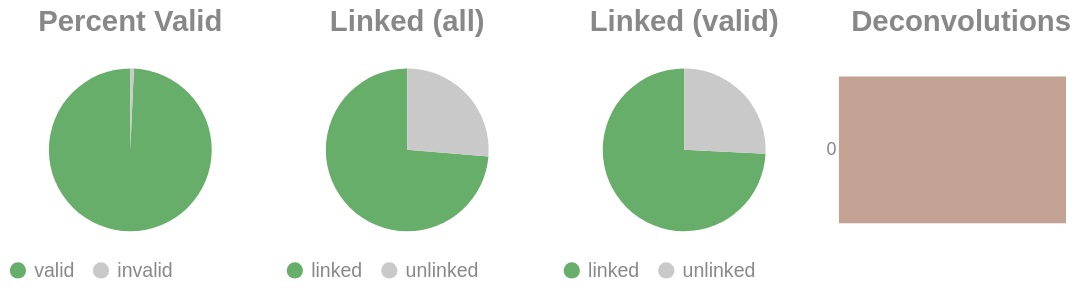

Write notebook code for a chart like this one.
### Code cell
if SKIPLR:
    pass
else:
    clash = Counter()
    for i in valids['molecule'].to_list():
        _mol = i.split("-")
        if len(_mol) == 1:
            clash.update('0')
        else:
            clash.update(_mol[-1])

    _d = {"deconvolutions": [], 'count': []}
    for k,v in clash.items():
        _d['deconvolutions'].append(k)
        _d['count'].append(v)

    tot_valid = valids['reads'].sum()
    mask = valids['reads'] >= 2
    n_linked_reads = valids.filter(mask)['reads'].sum()
    if n_linked_reads == 0:
        print_html("No linked molecules (>=2 reads) were detected; skipping linked-only distributions.")
        SKIPLR = True
    else:
        perc_valid = round(tot_valid / n_reads, 4)
        linked_perc_abs = round(n_linked_reads / n_reads, 4)
        linked_perc = round(n_linked_reads / tot_valid, 4)

    _valid = pl.DataFrame({"valids": ['valid', 'invalid'], "count": [tot_valid, n_reads - tot_valid]})
    _linked_abs = pl.DataFrame({"linked (absolute)": ['linked', 'unlinked'], "count": [n_linked_reads, n_reads - n_linked_reads]})
    _linked_rel = pl.DataFrame({"linked (valids)": ['linked', 'unlinked'], "count": [n_linked_reads, tot_valid - n_linked_reads]})

    (
        alt.hconcat(
            piechart(_valid, goodval = 'valid', title = "Percent Valid"),
            piechart(_linked_abs, goodval = "linked", title =  "Linked (all)"),
            piechart(_linked_rel, goodval = "linked", title =  "Linked (valid)"),
            convolutionbar(pl.DataFrame(_d), title = "Deconvolutions"),
            center = True,
            bounds = 'flush'
        )
        .resolve_scale(color='independent')
        .resolve_legend('independent')
        .properties(usermeta={'embedOptions': {"actions": False}})
    ).display()

### Figure 1 — Vega-Lite specification as saved in the notebook (floating-point values rounded to 4 significant figures)
{"width": "container", "height": 400, "config": {"title": {"anchor": "start", "dy": -15, "fontSize": 18, "color": "#888888", "subtitleColor": "#888888", "subtitleFontSize": 14}, "arc": {"fill": "#0072B2"}, "axis": {"domainColor": "#888888", "domainWidth": 0.5, "gridWidth": 0.2, "grid": false, "titleFontWeight": 400, "titleFontSize": 15, "labelFontSize": 11, "labelColor": "#888888", "tickColor": "#888888", "tickWidth": 0.2, "titleColor": "#888888"}, "axisBand": {"grid": false}, "axisX": {"grid": true, "tickSize": 10, "domainCap": "round"}, "axisY": {"domain": false, "grid": true, "tickSize": 0, "domainCap": "round"}, "background": "transparent", "header": {"labelFontSize": 15, "labelColor": "#888888", "titleFontSize": 15, "titleFontWeight": 600, "titleColor": "#888888"}, "legend": {"labelFont": "sans-serif", "labelFontSize": 12, "labelColor": "#888888", "symbolSize": 100, "symbolType": "circle", "titleFontSize": 12, "titlePadding": 10, "titleColor": "#888888", "title": null}, "range": {"category": ["#E69F00", "#56B4E9", "#009E73", "#F0E442", "#0072B2", "#D55E00", "#CC79A7", "#000000"], "diverging": ["#cfe8f3", "#a2d4ec", "#73bfe2", "#46abdb", "#1696d2", "#12719e"]}, "area": {"fill": "#0072B2", "fillOpacity": 0.7, "line": true, "strokeOpacity": 0.7}, "line": {"color": "#0072B2", "stroke": "#0072B2", "strokeWidth": 2}, "trail": {"color": "#0072B2", "stroke": "#0072B2", "strokeWidth": 0, "size": 1}, "point": {"filled": true, "fillOpacity": 1.0, "size": 95}, "text": {"color": "#888888", "fontSize": 11, "align": "right", "fontWeight": 400, "size": 11}, "bar": {"fill": "#0072B2", "stroke": null}, "view": {"stroke": null, "continuousWidth": 660, "continuousHeight": 400}}, "hconcat": [{"data": {"name": "data-be1a5c8e331c940b57b720b68cb325ef"}, "mark": {"type": "arc"}, "encoding": {"color": {"field": "valids", "legend": {"orient": "bottom", "title": null}, "scale": {"domain": ["valid", "invalid"], "range": ["#68ae6b", "#C9C9C9"]}, "title": "Valids", "type": "nominal"}, "theta": {"field": "count", "type": "quantitative"}, "tooltip": [{"field": "valids", "title": "Valids", "type": "ordinal"}, {"field": "percent", "format": ".2%", "title": "Percent", "type": "quantitative"}, {"field": "count", "title": "Count", "type": "quantitative"}]}, "height": 100, "title": {"text": "Percent Valid", "align": "center", "anchor": "middle"}, "transform": [{"calculate": "datum.count / 14647170", "as": "percent"}], "width": 150}, {"data": {"name": "data-756f1925d5a100f1a7d57a3443c6956e"}, "mark": {"type": "arc"}, "encoding": {"color": {"field": "linked (absolute)", "legend": {"orient": "bottom", "title": null}, "scale": {"domain": ["linked", "unlinked"], "range": ["#68ae6b", "#C9C9C9"]}, "title": "Linked (Absolute)", "type": "nominal"}, "theta": {"field": "count", "type": "quantitative"}, "tooltip": [{"field": "linked (absolute)", "title": "Linked (Absolute)", "type": "ordinal"}, {"field": "percent", "format": ".2%", "title": "Percent", "type": "quantitative"}, {"field": "count", "title": "Count", "type": "quantitative"}]}, "height": 100, "title": {"text": "Linked (all)", "align": "center", "anchor": "middle"}, "transform": [{"calculate": "datum.count / 14647170", "as": "percent"}], "width": 150}, {"data": {"name": "data-a0108ebd78aa7e59ac3616cce6fcc7e6"}, "mark": {"type": "arc"}, "encoding": {"color": {"field": "linked (valids)", "legend": {"orient": "bottom", "title": null}, "scale": {"domain": ["linked", "unlinked"], "range": ["#68ae6b", "#C9C9C9"]}, "title": "Linked (Valids)", "type": "nominal"}, "theta": {"field": "count", "type": "quantitative"}, "tooltip": [{"field": "linked (valids)", "title": "Linked (Valids)", "type": "ordinal"}, {"field": "percent", "format": ".2%", "title": "Percent", "type": "quantitative"}, {"field": "count", "title": "Count", "type": "quantitative"}]}, "height": 100, "title": {"text": "Linked (valid)", "align": "center", "anchor": "middle"}, "transform": [{"calculate": "datum.count / 14544674", "as": "percent"}], "width": 150}, {"data": {"name": "data-b6cd809b5be77a47eac72f9f665c35c3"}, "mark": {"type": "bar"}, "encoding": {"color": {"field": "deconvolutions", "legend": null, "scale": {"scheme": "lightgreyred"}, "type": "nominal"}, "tooltip": [{"field": "deconvolutions", "title": "Deconvolutions", "type": "ordinal"}, {"field": "percent", "format": ".2%", "title": "Percent", "type": "quantitative"}, {"field": "count", "title": "Count", "type": "quantitative"}], "x": {"axis": null, "field": "count", "type": "quantitative"}, "y": {"field": "deconvolutions", "sort": "ascending", "title": null, "type": "nominal"}}, "height": 100, "title": {"text": "Deconvolutions", "align": "center", "anchor": "middle"}, "transform": [{"calculate": "datum.count / 6504952", "as": "percent"}], "width": 150}], "bounds": "flush", "center": true, "resolve": {"legend": {"angle": "independent"}, "scale": {"color": "independent"}}, "usermeta": {"embedOptions": {"actions": false}}, "$schema": "https://vega.github.io/schema/vega-lite/v6.1.0.json", "datasets": {"data-be1a5c8e331c940b57b720b68cb325ef": [{"valids": "valid", "count": 14544674}, {"valids": "invalid", "count": 102496}], "data-756f1925d5a100f1a7d57a3443c6956e": [{"linked (absolute)": "linked", "count": 10796840}, {"linked (absolute)": "unlinked", "count": 3850330}], "data-a0108ebd78aa7e59ac3616cce6fcc7e6": [{"linked (valids)": "linked", "count": 10796840}, {"linked (valids)": "unlinked", "count": 3747834}], "data-b6cd809b5be77a47eac72f9f665c35c3": [{"deconvolutions": "0", "count": 6504952}]}}
